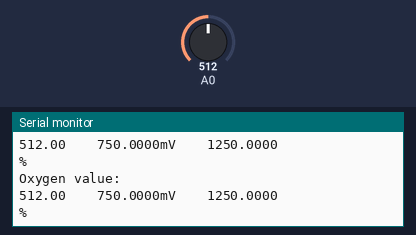
Recording of a sketch running on a simulated Arduino Uno, built with avr-gcc and run on an emulated ATmega328P. Shown: the last lines printed to the serial monitor. The test bench sets the inputs (shaded band); at power-on: A0 = 512.

Above: at 5.8 s.
5.9 s: A0 set to 716
At 11.4 s:
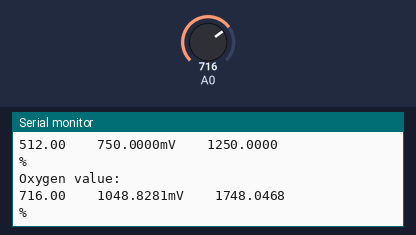
11.9 s: A0 set to 900
At 16.5 s:
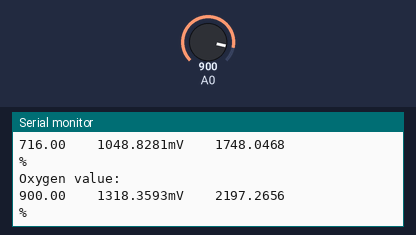
Timing chart, 0 to 18.0 s (numbered marks = the images above; inputs shaded):
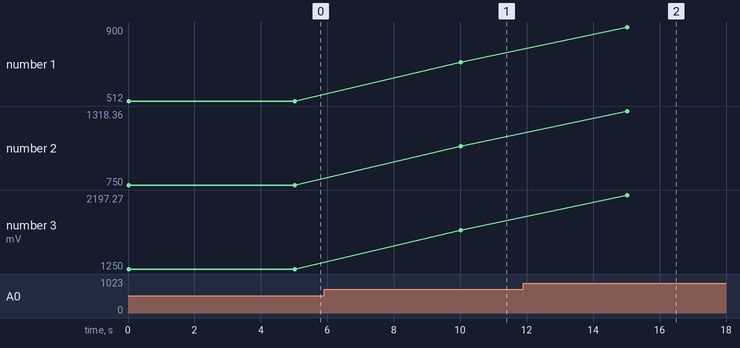

Measured:
- after the input at 5.9 s, the serial monitor: prints a new line after 4.1 s (image 1)
- after the input at 11.9 s, the serial monitor: prints a new line after 3.1 s (image 2)
- plotted number 1: 512 → 716 after the input at 5.9 s, 716 → 900 after the input at 11.9 s
- plotted number 2: 750 → 1048.83 after the input at 5.9 s, 1048.83 → 1318.36 after the input at 11.9 s
- plotted number 3: 1250 → 1748.05 after the input at 5.9 s, 1748.05 → 2197.27 after the input at 11.9 s

The sketch:

sketch_mar07b.ino
```cpp
void setup() {
  // put your setup code here, to run once:
  Serial.begin(9600);
   pinMode(A0,INPUT);
    analogReference(INTERNAL);

}

void loop() { const float A_REF = 1.5e3;
     const float Scalc = (1/0.6);

     float v1;
     float op = 0.0;
     float v2 = 0.0;
     pinMode(A0, INPUT);
     v1 = analogRead(A0);
     v2 = (v1 * A_REF) / 1024;
     op = v2 * Scalc;
    Serial.println("Oxygen value: ");
     Serial.print(v1);
     Serial.print("    ");
     Serial.print(v2,4);
     Serial.print("mV    ");
     Serial.println(op,4);//prints the Oxygen value
     Serial.println("%");
     delay(5000);
  // put your main code here, to run repeatedly:

}
```
